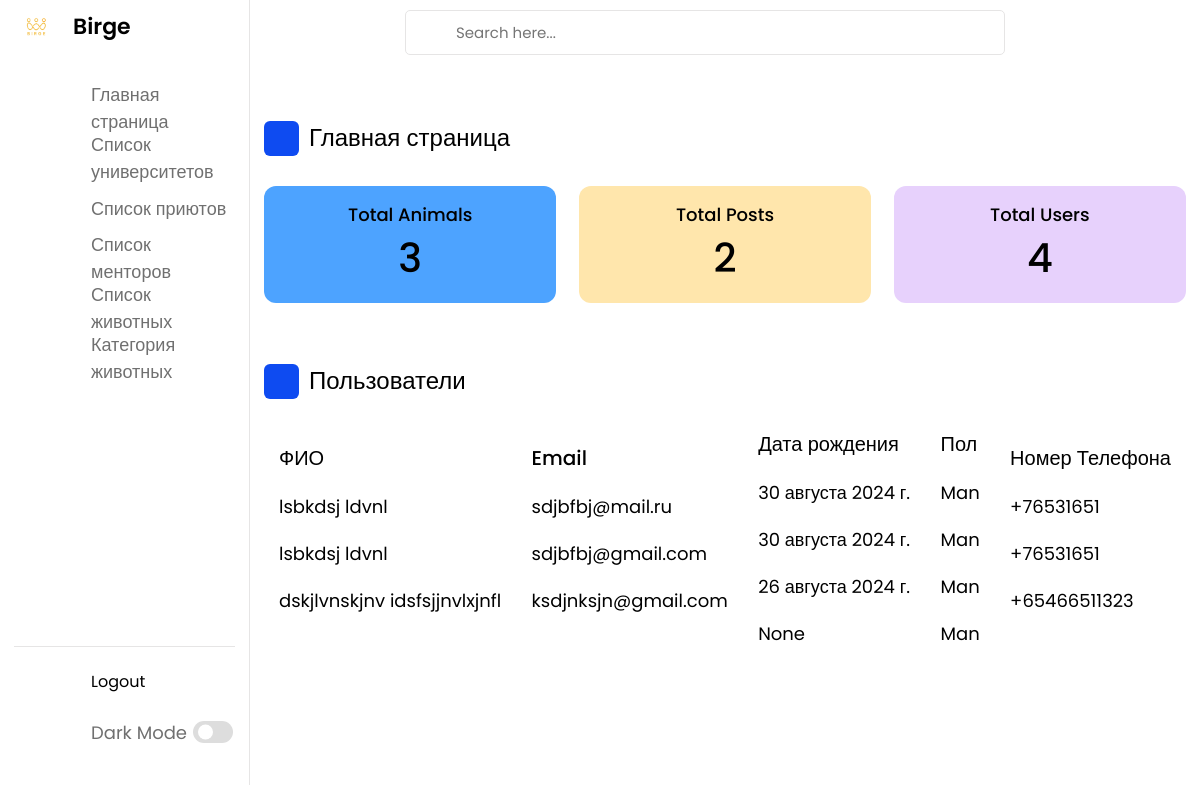
/customAdmin/home/, run on the app's committed database.
### app/models.py (models this page shows, shortened)
class CustomUser(AbstractUser):
    class Gender(models.TextChoices):
        Man = 'Man'
        Woman =  'Woman'
    image=models.ImageField(upload_to='media/users',default="media/users/default.png")
    gender=models.CharField(max_length=10,choices=Gender.choices,default=Gender.Man)
    birthday=models.DateField(null=True)
    phone=models.CharField(max_length=20)
    isStudent = models.BooleanField(default=False)

### app/views.py (the view)
# urls.py: path('customAdmin/home/',MainView.as_view(), name='admin_home'),
class MainView(ListView):
    model = CustomUser
    template_name = "customAdmin/main.html"
    context_object_name = "customusers"

### templates/customAdmin/main.html (shortened to what this page needs)
{% extends 'customAdmin/home.html' %}
{% block content %}
<div class="top">
    <div class="search-box">
        <input type="text" placeholder="Search here...">
    </div>
</div>
<div class="dash-content">
    <div class="overview">
        <div class="title">
            <i class="uil uil-tachometer-fast-alt"></i>
            <span class="text">Главная страница</span>
        </div>
        <div class="boxes">
            <div class="box box1">
                <span class="text">Total Animals</span>
                <span class="number">3</span>
            </div>
            <div class="box box2">
                <span class="text">Total Posts</span>
                <span class="number">2</span>
            </div>
            <div class="box box3">
                <span class="text">Total Users</span>
                <span class="number">4</span>
            </div>
        </div>
    </div>
    <div class="activity">
        <div class="title">
            <i class="uil uil-clock-three"></i>
            <span class="text">Пользователи</span>
        </div>
        <div class="activity-data">
            <div class="data names">
                <span class="data-title">ФИО</span>
                {% for user in customusers %}
                <span class="data-list">{{user.first_name}} {{user.last_name}}</span>
                {% endfor %}
            </div>
            <div class="data surnames">
                <span class="data-title">Email</span>
                {% for user in customusers %}
                <span class="data-list">{{user.email}}</span>
                {% endfor %}
            </div>
            <div class="data birthdate">
                <span class="data-title">Дата рождения</span>
                {% for user in customusers %}
                <span class="data-list">{{user.birthday}}</span>
                {% endfor %}
            </div>
            <div class="data gender">
                <span class="data-title">Пол</span>
                {% for user in customusers %}
                <span class="data-list">{{user.gender}}</span>
                {% endfor %}
            </div>
            <div class="data gender">
                <span class="data-title">Номер Телефона</span>
                {% for user in customusers %}
                <span class="data-list">{{user.phone}}</span>
                {% endfor %}
            </div>
        </div>
    </div>
</div>
{% endblock %}

### static/css/customAdmin/home.css (style rules this page uses)
* { margin: 0; padding: 0; box-sizing: border-box; font-family: 'Poppins', sans-serif; }
:root { --primary-color: #0E4BF1; --panel-color: #FFF; --text-color: #000; --black-light-color: #707070; --border-color: #e6e5e5; --toggle-color: #DDD; --box1-color: #4DA3FF; --box2-color: #FFE6AC; --box3-color: #E7D1FC; --title-icon-color: #fff; --tran-05: all 0.5s ease; --tran-03: all 0.3s ease; --tran-03: all 0.2s ease; }
body { min-height: 100vh; background-color: var(--primary-color); }
.dashboard .top { position: fixed; top: 0; left: 250px; display: flex; width: calc(100% - 250px); justify-content: space-between; align-items: center; padding: 10px 14px; background-color: var(--panel-color); transition: var(--tran-05); z-index: 10; }
.dashboard .top .search-box { position: relative; height: 45px; max-width: 600px; width: 100%; margin: 0 30px; }
.top .search-box input { position: absolute; border: 1px solid var(--border-color); background-color: var(--panel-color); padding: 0 25px 0 50px; border-radius: 5px; height: 100%; width: 100%; color: var(--text-color); font-size: 15px; font-weight: 400; outline: none; }
.dashboard .dash-content { padding-top: 50px; }
.dash-content .title { display: flex; align-items: center; margin: 60px 0 30px 0; }
.dash-content .title i { position: relative; height: 35px; width: 35px; background-color: var(--primary-color); border-radius: 6px; color: var(--title-icon-color); display: flex; align-items: center; justify-content: center; font-size: 24px; }
.dash-content .title .text { font-size: 24px; font-weight: 500; color: var(--text-color); margin-left: 10px; }
.dash-content .boxes { display: flex; align-items: center; justify-content: space-between; flex-wrap: wrap; }
.dash-content .boxes .box { display: flex; flex-direction: column; align-items: center; border-radius: 12px; width: calc(100% / 3 - 15px); padding: 15px 20px; background-color: var(--box1-color); transition: var(--tran-05); }
.boxes .box .text { white-space: nowrap; font-size: 18px; font-weight: 500; color: var(--text-color); }
.boxes .box .number { font-size: 40px; font-weight: 500; color: var(--text-color); }
.boxes .box.box2 { background-color: var(--box2-color); }
.boxes .box.box3 { background-color: var(--box3-color); }
.dash-content .activity .activity-data { display: flex; justify-content: space-between; align-items: center; width: 100%; }
.activity .activity-data { display: flex; }
.activity-data .data { display: flex; flex-direction: column; margin: 0 15px; }
.activity-data .data-title { font-size: 20px; font-weight: 500; color: var(--text-color); }
.activity-data .data .data-list { font-size: 18px; font-weight: 400; margin-top: 20px; white-space: nowrap; color: var(--text-color); }

### data on the page
CustomUser: first_name "lsbkdsj", last_name "ldvnl", email "sdjbfbj@mail.ru", birthday "30 августа 2024 г.", gender "Man", phone "+76531651"
CustomUser: first_name "lsbkdsj", last_name "ldvnl", email "sdjbfbj@gmail.com", birthday "30 августа 2024 г.", gender "Man", phone "+76531651"
CustomUser: first_name "dskjlvnskjnv", last_name "idsfsjjnvlxjnfl", email "ksdjnksjn@gmail.com", birthday "26 августа 2024 г.", gender "Man", phone "+65466511323"
CustomUser: birthday "None", gender "Man"
